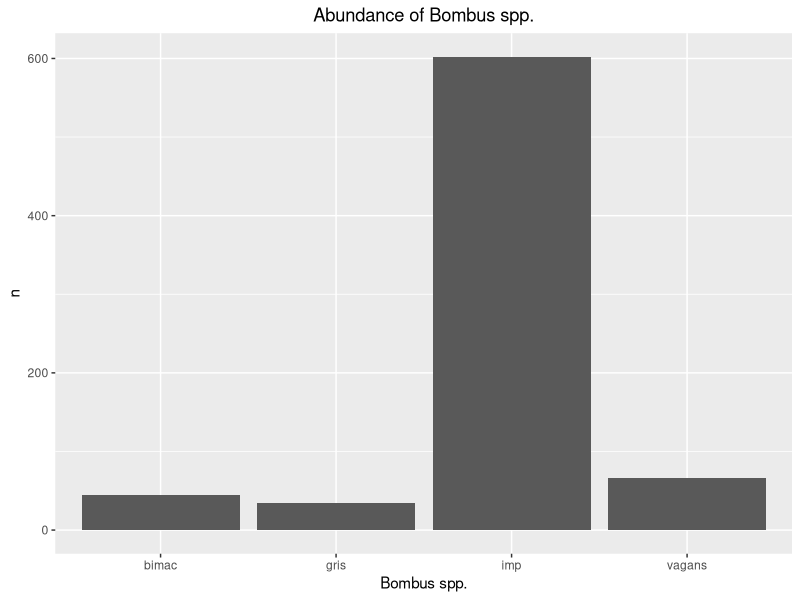
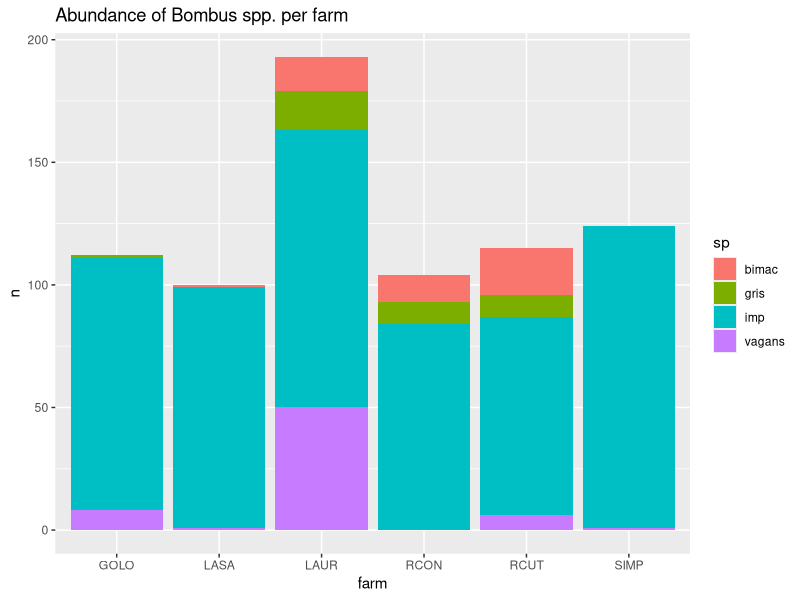
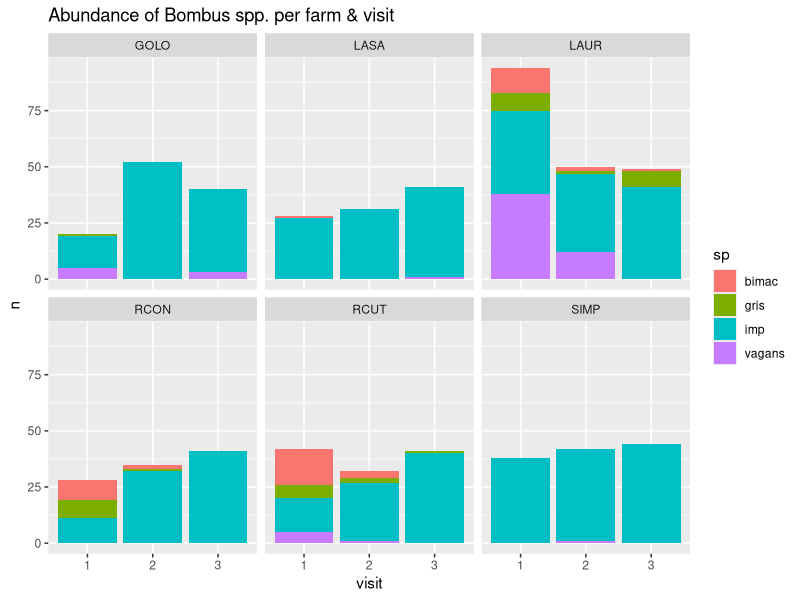
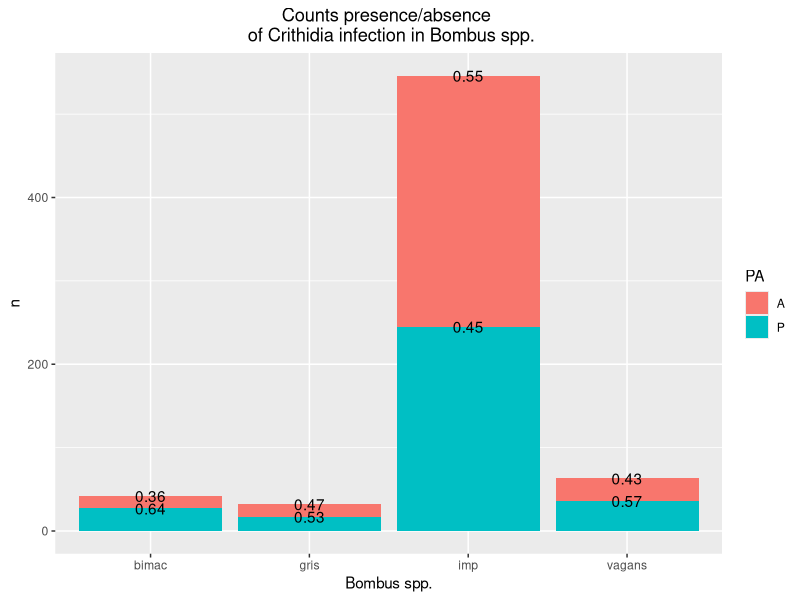
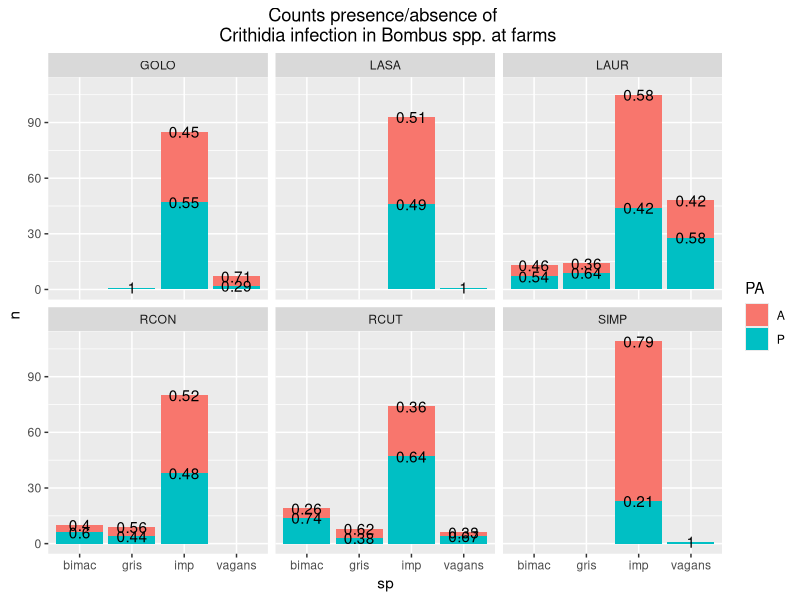
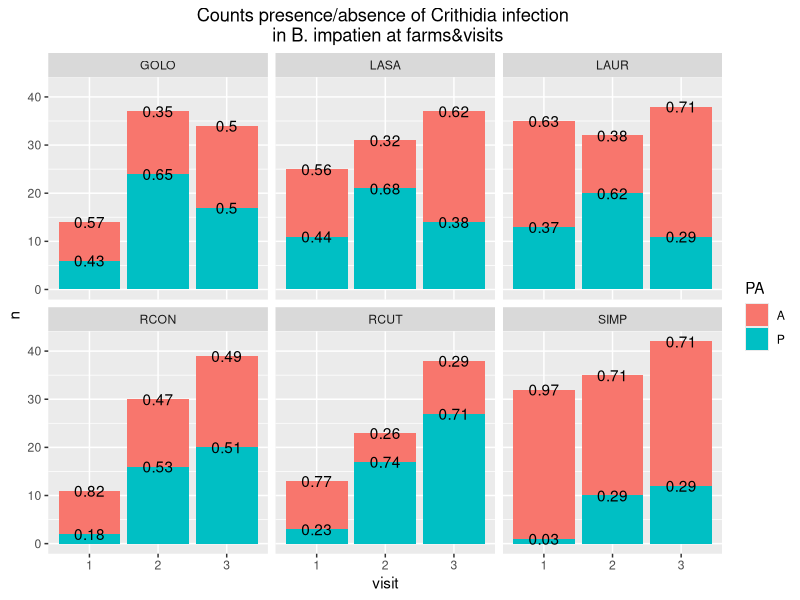
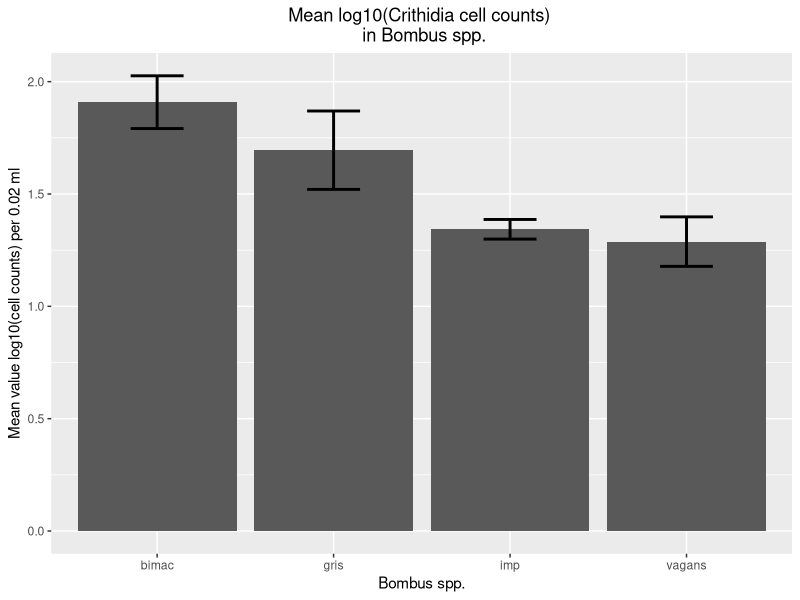
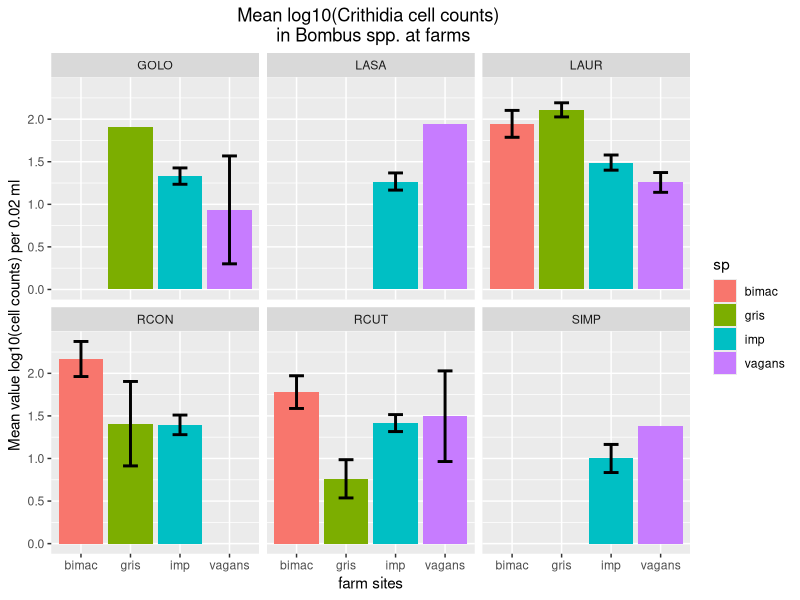

Here is the R script that generated these plots, in order:
## ---- chunk 1
require(here)
library(dplyr)
library(tidyverse)
library(ggplot2)
library(lattice)
library(GGally)
## ---- chunk 2
crit_ast <- read.csv(here("data", "crit_ast_v1_brd_est.csv")) #dataframe with all cut flowers together
crit_ast<-crit_ast[,-1] # get rid of that weird number column

#visit is ordered factor
crit_ast$visit <- factor(crit_ast$visit, levels = c("1", "2", "3"))

#other variables are just normal factors
cols <- c("sp", "PA", "farm", "bee_ID")
crit_ast %>%
  mutate_each_(funs(factor(.)),cols)

## ---- chunk 3

bee_explr<-crit_ast%>%
  filter(sp!="NA") #remove unidentified sp., that erases 12 bees from the dataframe. 

sp_cnt<-bee_explr%>%
  group_by(sp)%>%
  count()


farm_sp_cnt<-bee_explr%>%
  group_by(farm,sp)%>%
  count()


farm_visit_sp_cnt<-bee_explr%>%
  group_by(farm, visit, sp)%>%
  count()

## ---- chunk 4
sp_bars<-sp_cnt%>%
ggplot(aes(sp, n))+
  geom_bar(stat='identity')+
  ggtitle("Abundance of Bombus spp.") +
  theme(plot.title = element_text(hjust = 0.5))+
  xlab("Bombus spp.") 
  sp_bars
## ---- chunk 5
farm_sp_bars<-farm_sp_cnt%>%
ggplot(aes(farm, n, fill=sp))+
  geom_bar(stat='identity')+
  ggtitle("Abundance of Bombus spp. per farm")
  farm_sp_bars
## ---- chunk 6
farm_visit_sp_bars<-farm_visit_sp_cnt%>%
ggplot(aes(visit,n, fill=sp))+
  geom_bar(stat='identity')+
  facet_wrap(~farm)+
  ggtitle("Abundance of Bombus spp. per farm & visit")
  farm_visit_sp_bars
## ---- chunk 7
bee_crith_PA <- bee_explr %>%
  filter(PA!="NA") 
## ---- chunk 8
sp_crith_PA <- bee_crith_PA %>%
  group_by(sp, PA)%>%
  count()
  
  #calculate proportions of presence and absent to total bees dissected
proportions<-sp_crith_PA%>%
  group_by(sp)%>%
  summarise(PA_total=n/sum(n))

sp_crith_PA_pro<-cbind(sp_crith_PA, proportions[,2])%>%
  mutate(PA_tot=round(PA_total,2)) # rounding 

sp_crith_PA_bar <- sp_crith_PA_pro %>%
  ggplot(aes(x = sp, y=n, fill=PA)) +
  geom_bar(stat='identity')+
  geom_text(aes(label = PA_tot), position = "stack")+
  ggtitle("Counts presence/absence \n of Crithidia infection in Bombus spp.") +
  theme(plot.title = element_text(hjust = 0.5))+
  xlab("Bombus spp.") 
sp_crith_PA_bar
## ---- chunk 9

farm_sp_crith_PA <- bee_crith_PA %>%
  group_by(sp, farm, PA)%>%
  count()

farm_proportions<-farm_sp_crith_PA%>%
  group_by(sp, farm)%>%
  summarise(PA_total=n/sum(n))


farm_sp_crith_PA_pro<-cbind(farm_sp_crith_PA, farm_proportions[,3])%>%
  mutate(PA_tot = round(PA_total,2)) # rounding

farm_sp_crith_PA_bars <- farm_sp_crith_PA_pro %>%
  ggplot(aes(x = sp, y= n, fill=PA)) +
  facet_wrap(~farm)+
  geom_bar(stat = 'identity')+
  geom_text(aes(label = PA_tot), position = "stack")+
   ggtitle("Counts presence/absence of \n Crithidia infection in Bombus spp. at farms") +
  theme(plot.title = element_text(hjust = 0.5) )

farm_sp_crith_PA_bars
## ---- chunk 10

farm_visit_imp_crith_PA <- bee_crith_PA %>%
  filter(sp=="imp")%>%
  group_by(farm, visit, PA)%>%
  count()

farm_imp_proportions<-farm_visit_imp_crith_PA%>%
  group_by(farm, visit)%>%
  summarise(PA_total=n/sum(n))

farm_imp_crith_PA_pro<-cbind(farm_visit_imp_crith_PA, farm_imp_proportions[,3])%>%
  mutate(PA_tot = round(PA_total,2)) # rounding


farm_visit_imp_crith_PA_bars  <- farm_imp_crith_PA_pro %>%
  ggplot(aes(x = visit, y=n, fill=PA)) +
  facet_wrap(~farm)+
  geom_bar(stat = 'identity')+
  geom_text(aes(label = PA_tot), position = "stack")+
   ggtitle("Counts presence/absence of Crithidia infection \n in B. impatien at farms&visits") +
  theme(plot.title = element_text(hjust = 0.5))
farm_visit_imp_crith_PA_bars

## ---- chunk 11
bee_crith <- bee_explr %>%
  filter(log10_cnt!="NA", PA=="P") #remove NA counts, only crithidia present data
## ---- chunk 12
# average log10count by sp.
sp_crith <- bee_crith %>%
  group_by(sp)%>%
  summarise(mean_log10cnt = mean(log10_cnt), 
            se_log10cnt=sd(log10_cnt)/sqrt(n()))%>%
  ggplot(aes(x = sp, y = mean_log10cnt)) +
  geom_col()+
  geom_errorbar(aes(ymin=mean_log10cnt-se_log10cnt, 
                    ymax= mean_log10cnt+se_log10cnt), 
                width = 0.3, size = 1, 
                position = position_dodge(0.8))+
  ggtitle("Mean log10(Crithidia cell counts) \n in Bombus spp.") +
  theme(plot.title = element_text(hjust = 0.5))+
  ylab("Mean value log10(cell counts) per 0.02 ml") + 
  xlab("Bombus spp.") 
sp_crith

## ---- chunk 13
farm_sp_crith <- bee_crith %>%
  group_by(farm, sp)%>%
  summarise(mean_log10cnt = mean(log10_cnt),
            se_log10cnt=sd(log10_cnt)/sqrt(n()))%>%
  ggplot(aes(x = sp, y = mean_log10cnt, fill=sp)) +
  facet_wrap(~farm)+
  geom_col()+
  geom_errorbar(aes(ymin=mean_log10cnt-se_log10cnt, 
                    ymax= mean_log10cnt+se_log10cnt), 
                width = 0.3, size = 1, 
                position = position_dodge(0.8))+
   ggtitle("Mean log10(Crithidia cell counts) \n in Bombus spp. at farms") +
  theme(plot.title = element_text(hjust = 0.5))+
  ylab("Mean value log10(cell counts) per 0.02 ml") + 
  xlab("farm sites") 
farm_sp_crith
## ---- chunk 14
farm_visit_imp_crith <- bee_crith %>%
  filter(sp=="imp")%>%
  group_by(farm, visit)%>%
  summarise(mean_log10cnt = mean(log10_cnt),
            se_log10cnt=sd(log10_cnt)/sqrt(n()))%>%
  ggplot(aes(x = visit, y = mean_log10cnt)) +
  facet_wrap(~farm)+
  geom_col()+
  geom_errorbar(aes(ymin=mean_log10cnt-se_log10cnt, 
                    ymax= mean_log10cnt+se_log10cnt), 
                width = 0.3, size = 1, 
                position = position_dodge(0.8))+
   ggtitle("Mean log10(Crithidia cell counts) \n in B. impatien at farms&visits") +
  theme(plot.title = element_text(hjust = 0.5))+
  ylab("Mean value log10(cell counts) per 0.02 ml") + 
  xlab("farm sites") 
farm_visit_imp_crith


## ---- chunk 15

farm_visit_cut_abundance <- crit_ast %>%
  filter(farm!="RCON")%>%
  ggplot(aes(x = visit, y = cut, color=farm, group = farm)) +
  geom_point(size=3)+
  geom_line()+
   ggtitle("cut flower abundance for each visit, no RCON") +
  theme(plot.title = element_text(hjust = 0.5))+
  ylab("log10(cut flower abundance)") + 
  xlab("visit") 
farm_visit_cut_abundance

farm_visit_border_abundance <- crit_ast %>%
  filter(border!=0)%>%
  ggplot(aes(x = visit, y = border, color=farm, group = farm)) +
  geom_point(size=3)+
  geom_line()+
   ggtitle("border flower abundance for each visit (measured)") +
  theme(plot.title = element_text(hjust = 0.5))+
  ylab("log10(border flower abundance)") + 
  xlab("visit") 
farm_visit_border_abundance


farm_visit_ast_abundance <- crit_ast %>%
  filter(log.sum_ast_inflr!=0)%>%
  ggplot(aes(x = visit, y = log.sum_ast_inflr, color=farm, group = farm)) +
  geom_point(size=3)+
  geom_line()+
   ggtitle("total asteraceae flower abundance for each visit") +
  theme(plot.title = element_text(hjust = 0.5))+
  ylab("log10(asteraceae flower abundance)") + 
  xlab("visit") 
farm_visit_ast_abundance


farm_visit_sf_abundance <- crit_ast %>%
  ggplot(aes(x = visit, y = sf, color=farm, group = farm)) +
  geom_point(size=3)+
   ggtitle("total sun flower abundance for each visit") +
  theme(plot.title = element_text(hjust = 0.5))+
  ylab("log10(sunflower abundance)") + 
  xlab("visit") 
farm_visit_sf_abundance

## ---- chunk 16
flr_boxplot <- ggplot(crit_ast, aes(y = log.sum_ast_inflr)) + 
  geom_boxplot()+
   ggtitle("spread of total asteraceae flower log10(abundance)") +
  theme(plot.title = element_text(hjust = 0.5))
flr_boxplot
flr_boxplot_farm <- ggplot(crit_ast, aes(y = log.sum_ast_inflr, color=farm)) + 
  geom_boxplot()+
   ggtitle("spread of asteraceae flower log10(abundance) at each farm") +
  theme(plot.title = element_text(hjust = 0.5))
flr_boxplot_farm

## ---- chunk 17
flr_boxplot <- ggplot(crit_ast, aes(y = cut)) + 
  geom_boxplot()+
   ggtitle("spread of cut flower log10(abundance)") +
  theme(plot.title = element_text(hjust = 0.5))
#flr_boxplot
flr_boxplot_farm <- ggplot(crit_ast, aes(y = cut, color=farm)) + 
  geom_boxplot()+
   ggtitle("spread of cut flower log10(abundance) at each farm") +
  theme(plot.title = element_text(hjust = 0.5))
#flr_boxplot_farm

## ---- chunk 18
flr_border_boxplot <- ggplot(crit_ast, aes(y = border)) + 
  geom_boxplot()+
   ggtitle("spread of border flower log10(abundance)") +
  theme(plot.title = element_text(hjust = 0.5))
#flr_border_boxplot
flr_border_boxplot_farm <- ggplot(crit_ast, aes(y = border, color=farm)) + 
  geom_boxplot()+
   ggtitle("spread of border flower log10(abundance) at each farm") +
  theme(plot.title = element_text(hjust = 0.5))
#flr_border_boxplot_farm

## ---- chunk 19
wing_boxplot <- ggplot(crit_ast, aes(y = Wing_MM, x=sp)) + 
  geom_boxplot()+
   ggtitle("spread of wing sizes") +
  theme(plot.title = element_text(hjust = 0.5))
wing_boxplot
## ---- chunk 20
crit_P<-crit_ast%>%
  filter(PA=="P")
hist(crit_P$log10_cnt, breaks = 10, probability = TRUE, main = "Histogram of crithidia cell counts", xlab = "log10(crithidia cell counts)")
## ---- chunk 21


tot_crit <- ggplot(crit_P, aes(y = log10_cnt)) + 
  geom_boxplot()+
   ggtitle("spread of log10(Crithidia cell counts) \n in Bombus w/ present infection") +
  theme(plot.title = element_text(hjust = 0.5))
  

tot_crit
## ---- chunk 22
crit_P_no_na<-crit_P%>%
  filter(sp != "NA")#one bee was not id to sp.

sp_crit <- ggplot(crit_P_no_na, aes(y = log10_cnt)) + 
  facet_wrap(~sp)+
  geom_boxplot()+
   ggtitle("spread of log10(Crithidia cell counts) \n in Bombus sp. w/ present infection") +
  theme(plot.title = element_text(hjust = 0.5))
  
sp_crit

## ---- chunk 23
qqnorm(crit_P$log10_cnt) 

## ---- chunk 24
crit_imp<-crit_P%>%
  filter(sp=="imp")


qqnorm(crit_imp$log10_cnt)
## ---- chunk 25
mod <- lm(log10_cnt ~ log.sum_ast_inflr, data = crit_imp) 
cooksd <- cooks.distance(mod) 
plot(cooksd) 
abline(h = 4*mean(cooksd, na.rm=T), col="red")
## ---- chunk 26

ggpairs(crit_P_no_na[,c(1,4,6,9)], aes(color=sp)) + theme_bw()
ggpairs(crit_P_no_na[,c(6,9,10,11:15)], aes(color=sp)) + theme_bw()

